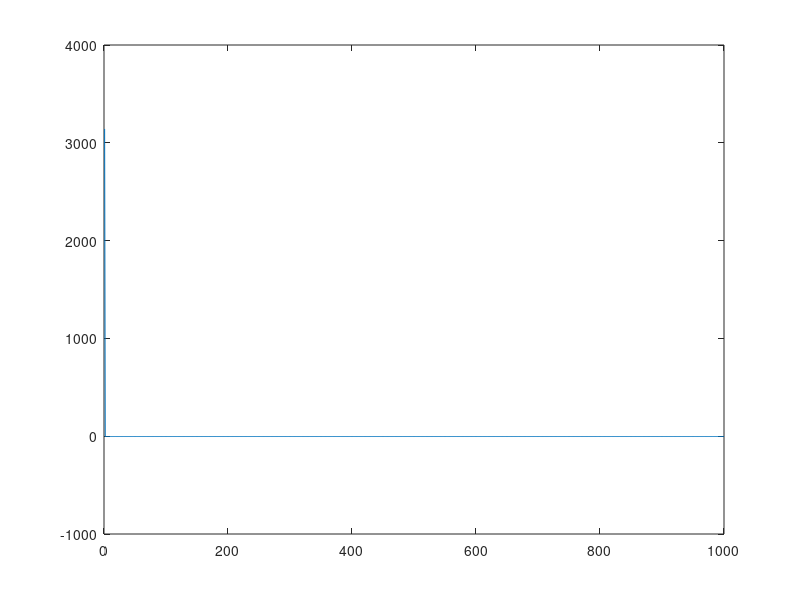

Write MATLAB code to recreate this figure. (Note: this script raises an error after producing the figure.)
x = linspace(0, 2*pi, 1000);
y = fft(x);
plot(real(y)) %plotting y simple includes imaginary value which affects signal

D = audioread("test.m4a");
D1 = fft(D(:, 1));
%plot(D1) %affecting signal
plot(real(D1))

